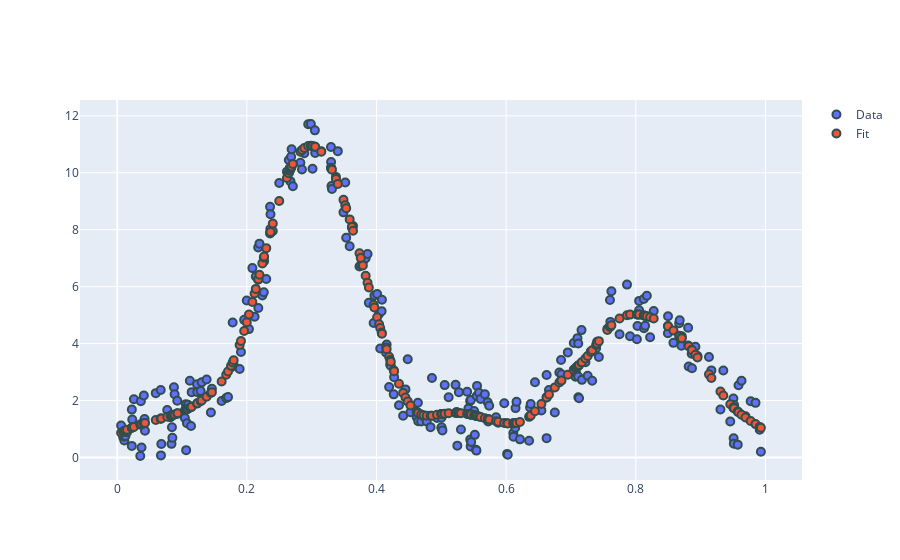

Notebook code for this chart:
### Markdown cell above
**Test for  Multi Peak Data**

### Code cell
import numpy as np
from stareg.star_model import StarModel
x = np.random.random(250)
x.sort()
noise = np.random.random(250)*1.25
y_true = 10*np.exp(-(x-0.3)**2 / 0.01 ) + 4*np.exp(-(x-0.8)**2/0.01)
y = y_true + noise*2
n_param = 25
descr = ( ("s(1)", "multi-peak", n_param, (0.1, 1000), "equidistant"), )
M = StarModel(description=descr)
M.fit(X=x.reshape(-1,1), y=y, plot_=True)

### Figure 1 — Plotly figure (JSON) as saved in the notebook; plotly's stock layout.template omitted (floating-point values rounded to 4 significant figures; data arrays with more than 128 entries replaced by an {"elided": "..."} marker saying what was removed)
{"data": [{"marker": {"line": {"color": "DarkSlateGrey", "width": 2}, "size": 8}, "mode": "markers", "name": "Data", "type": "scatter", "x": {"elided": "250 float values"}, "y": {"elided": "250 float values"}}, {"marker": {"line": {"color": "DarkSlateGrey", "width": 2}, "size": 8}, "mode": "markers", "name": "Fit", "type": "scatter", "x": {"elided": "250 float values"}, "y": {"elided": "250 float values"}}], "layout": {"autosize": true, "xaxis": {"autorange": true, "range": [-0.05209, 1.051], "type": "linear"}, "yaxis": {"autorange": true, "range": [-0.8732, 12.64], "type": "linear"}}}
